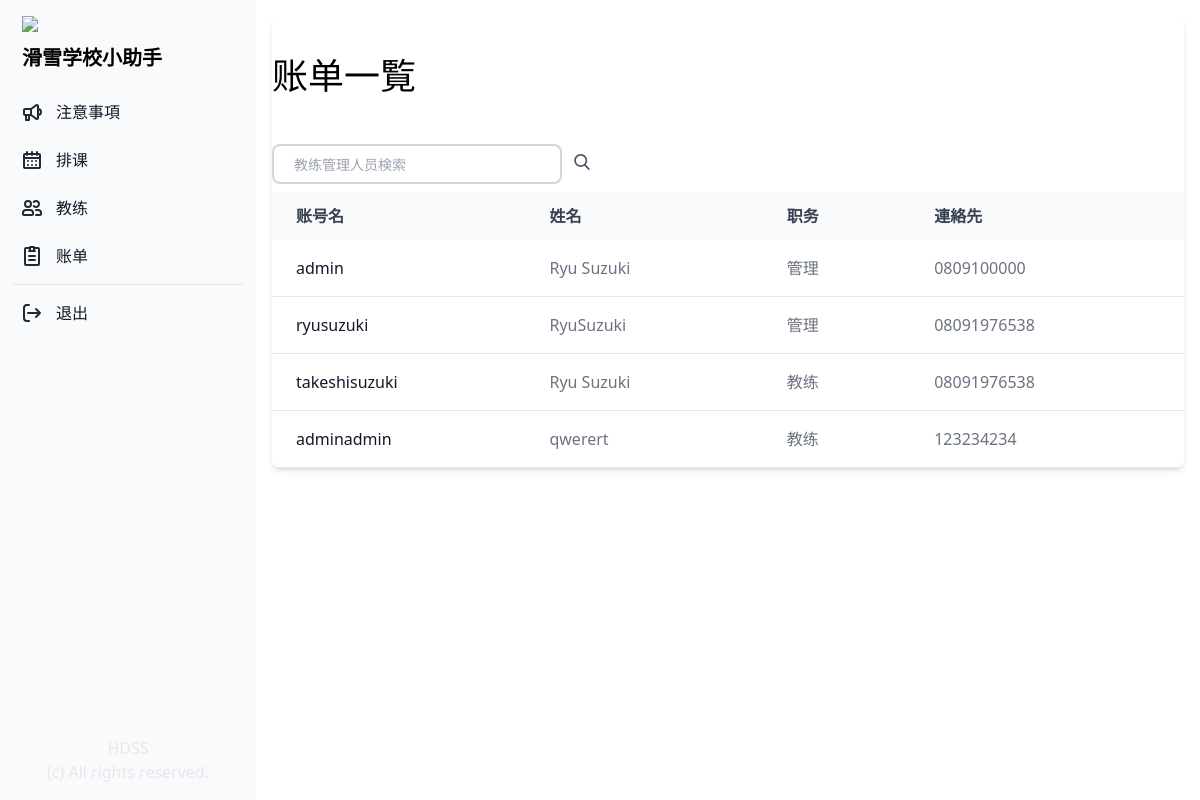
The app's page /commission/ (signed in), older data.
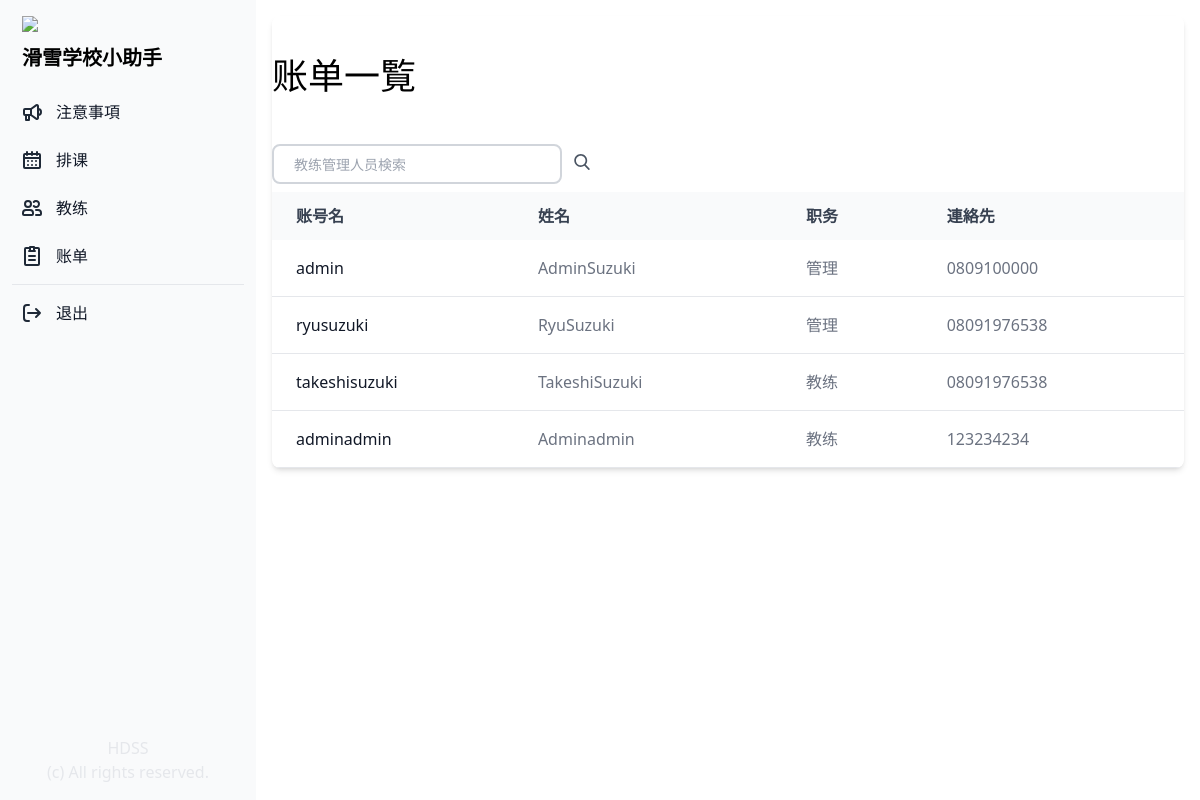
The same page, newer data.
### manager/models.py (models this page shows, shortened)
class Profile(models.Model):
    COLORS = (
        ('#808080', '灰色'),
        ('#ff6961', '赤色'),
        ('#ffb480', '橙色'),
        ('#f8f38d', '黄色'),
        ('#42d6a4', '緑色'),
        ('#08cad1', '水色'),
        ('#59adf6', '青色'),
        ('#9d94ff', '紫色'),
        ('#c780e8', '桃色'),
    )
    TYPE = (
        ('管理', '管理'),
        ('教练', '教练'),
        ('其他', '其他'),
    )
    SKI = (
        ('双板无极', '双板无极'),
        ('双板1级', '双板1级'),
        ('双板2级', '双板2级'),
        ('双板3级', '双板3级'),
        ('双板4级', '双板4级'),
    )
    SNOWBOARD = (
        ('单板无极', '单板无极'),
        ('单板1级', '单板1级'),
        ('单板2级', '单板2级'),
        ('单板3级', '单板3级'),
        ('单板4级', '单板4级'),
    )
    SKI_SYSTEM = (
        ('加拿大', '加拿大'),
        ('新西兰', '新西兰'),
        ('澳洲', '澳洲'),
        ('日本', '日本'),
        ('其他', '其他'),
        ('无', '无'),
    )
    SNOWBOARD_SYSTEM = (
        ('加拿大', '加拿大'),
        ('新西兰', '新西兰'),
        ('澳洲', '澳洲'),
        ('日本', '日本'),
        ('其他', '其他'),
        ('无', '无'),
    )
    user = models.OneToOneField(User, on_delete=models.CASCADE)
    birthday = models.DateField("生年月日", blank=True, null=True)
    color = models.CharField("教练色", max_length=30, choices=COLORS)
    contract_type = models.CharField("职务", max_length=50, choices=TYPE, default='教练')
    fullname = models.CharField("姓名", max_length=20, blank=True)
    phone = models.CharField("電話", max_length=20, blank=True)
    email = models.CharField("邮箱", max_length=50, blank=True)
    wechat = models.CharField("微信", max_length=20, blank=True)
    whatsapp = models.CharField("Whatsapp", max_length=20, blank=True)
    line = models.CharField("LINE", max_length=20, blank=True)
    ski_system = models.CharField("双板体系", max_length=50, choices=SKI_SYSTEM, default='加拿大')
    snowboard_system = models.CharField("单板体系", max_length=50, choices=SNOWBOARD_SYSTEM, default='加拿大')
    ski = models.CharField("级别", max_length=50, choices=SKI, default='双板1级')
    snowboard = models.CharField("级别", max_length=50, choices=SNOWBOARD, default='单板1级')
    accommodation = models.CharField("宿舍", max_length=20, blank=True)
    commission = models.DecimalField("提成", max_digits=10, decimal_places=2, default=0.00)
    note = models.CharField("備考", max_length=500, blank=True)
    is_active = models.BooleanField("現役中", default=True)
    date_created = models.DateTimeField("作成日", auto_now_add=True)
    updated_at = models.DateTimeField("更新日", auto_now=True)

### manager/views.py (the view)
# urls.py: path('commission/', views.commission, name="commission"),
@login_required(login_url='/login_user/')
def commission(request):
    if request.user.is_authenticated:
        profiles = Profile.objects.all()
        lessons = Lesson.objects.all()
        return render(request, "commission.html", {"profiles": profiles, "lessons": lessons})
    else:
        messages.success(request, "请先登录。")
        return redirect("login_user")

### manager/templates/commission.html (shortened to what this page needs)
{% extends "base.html" %}
{% block content %}
<div class="p-4 sm:ml-64">
    <div class="relative overflow-x-auto shadow-md sm:rounded-lg">
        <div class="px-auto">
            <h1 class="text-4xl py-10">账单一覧
            </h1>
            <form class="py-2 relative mx-auto text-gray-600" method="post">
                <input class="border-2 border-gray-300 bg-white h-10 px-5 pr-16 rounded-lg text-sm focus:outline-none"
                    type="search" name="keyword" placeholder="教练管理人员検索">
                <button type="submit" class="m-auto px-2">
                </button>
            </form>
        </div>
        <table class="w-full text-normal text-left rtl:text-right text-gray-500 dark:text-gray-400">
            <thead
                class="text-normal text-gray-700 uppercase bg-gray-50 whitespace-nowrap dark:bg-gray-700 dark:text-gray-400">
                <tr>
                    <th scope="col" class="px-6 py-3">
                        账号名
                    </th>
                    <th scope="col" class="px-6 py-3">
                        姓名
                    </th>
                    <th scope="col" class="px-6 py-3">
                        职务
                    </th>
                    <th scope="col" class="px-6 py-3">
                        連絡先
                    </th>
                </tr>
            </thead>
            <tbody>
                {% for profile in profiles %}
                {% if profile.is_active == True %}
                <tr class="border-b">
                    <th scope="row" class="pl-6 pr-3 py-4 font-medium whitespace-nowrap text-gray-900">
                        {{ profile.user }}
                    </th>
                    <td class="px-6 py-4 whitespace-nowrap">
                        {{ profile.fullname }}
                    </td>
                    <td class="px-6 py-4 whitespace-nowrap">
                        {{ profile.contract_type }}
                    </td>
                    <td class="px-6 py-4 whitespace-nowrap">
                        {{ profile.phone }}
                    </td>
                </tr>
                {% endif %}
                {% endfor %}
            </tbody>
        </table>
    </div>
</div>
{% endblock %}

### manager/templates/base.html (shortened to what this page needs)
{% load static %}
<!doctype html>
<html lang="en">
<head>
    <script src="https://cdn.tailwindcss.com"></script>
</head>
<body>
    {% include 'components/sidebar.html' %}
    {% block content %}
    {% endblock content %}
</body>
</html>

### manager/templates/components/sidebar.html (shortened to what this page needs)
{% load static %}
<aside id="sidebar"
    class="fixed top-0 left-0 z-40 w-64 h-screen transition-transform -translate-x-full sm:translate-x-0"
    aria-label="Sidebar">
    <div class="h-full px-3 py-4 bg-gray-50 dark:bg-gray-800">
        <div class="flex flex-col h-full justify-content-end">
            <a href="{% url 'home' %}" class="flex items-center ps-2.5 mb-5">
                <span class="self-center font-semibold dark:text-white">
                    <img src="../static/images/esken_logo.png" class="mb-3" />
                    <p class="text-xl">
                        滑雪学校小助手
                    </p>
                </span>
            </a>
            <ul class="space-y-2 font-medium">
                <li>
                    <a href="{% url 'home' %}"
                        class="flex items-center p-2 text-gray-900 rounded-lg dark:text-white hover:bg-gray-100 dark:hover:bg-gray-700 group">
                        <span class="ms-3">注意事項</span>
                    </a>
                </li>
                <li>
                    <a href="{% url 'schedule' %}"
                        class="flex items-center p-2 text-gray-900 rounded-lg dark:text-white hover:bg-gray-100 dark:hover:bg-gray-700 group">
                        <span class="flex-1 ms-3 whitespace-nowrap">排课</span>
                    </a>
                </li>
                <li>
                    <a href="{% url 'profile_list' %}"
                        class="flex items-center p-2 text-gray-900 rounded-lg dark:text-white hover:bg-gray-100 dark:hover:bg-gray-700 group">
                        <span class="flex-1 ms-3 whitespace-nowrap">教练</span>
                    </a>
                </li>
                <li>
                    <a href="{% url 'commission' %}"
                        class="flex items-center p-2 text-gray-900 rounded-lg dark:text-white hover:bg-gray-100 dark:hover:bg-gray-700 group">
                        <span class="flex-1 ms-3 whitespace-nowrap">账单</span>
                    </a>
                </li>
                <hr />
                <li>
                    <a href="{% url 'logout_user' %}"
                        class="flex items-center p-2 text-gray-900 rounded-lg dark:text-white hover:bg-gray-100 dark:hover:bg-gray-700 group">
                        <span class="flex-1 ms-3 whitespace-nowrap">退出</span>
                    </a>
                </li>
            </ul>
        </div>
        <p class="absolute bottom-10 right-0 left-0 text-center text-gray-200">HDSS</p>
        <p class="absolute bottom-4 right-0 left-0 text-center text-gray-200">(c) All rights reserved.</p>
    </div>
</aside>

Row changes from the older to the newer data that the page shows:
changed Profile "admin": fullname "Ryu Suzuki" → "AdminSuzuki"
changed Profile "takeshisuzuki": fullname "Ryu Suzuki" → "TakeshiSuzuki"
changed Profile "adminadmin": fullname "qwerert" → "Adminadmin"
